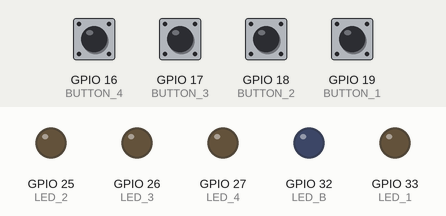
A sketch run on a simulated ESP32. Parts: output pins drawn as LEDs (lit = HIGH). The inputs (shaded band) are chosen by the test bench; at power-on: GPIO 16 (BUTTON_4), GPIO 17 (BUTTON_3), GPIO 18 (BUTTON_2), GPIO 19 (BUTTON_1) LOW. WiFi joins after 1.5 s; servers stay silent unless stated; uploads are accepted with an empty reply; random numbers use the default seed unless the sketch sets one; what the sketch prints to the serial monitor is not drawn.

Above: at 2.7 s.
2.8 s: GPIO 16 (BUTTON_4) pulled HIGH for 0.15 s
At 4.0 s:
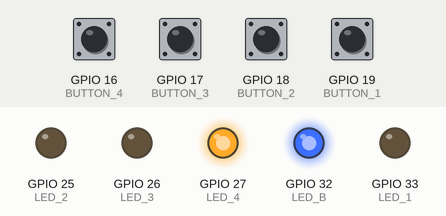
At 5.7 s:
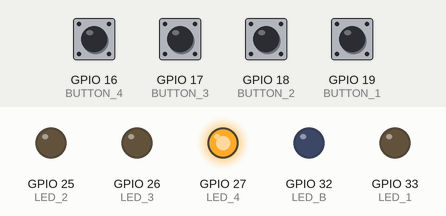
Timing chart, 0 to 9.5 s (numbered marks = the images above; inputs shaded):
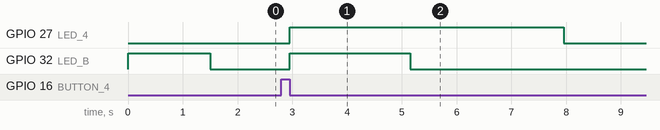

Measured:
- after the input at 2.8 s, GPIO 27 (LED_4): LOW → HIGH after 0.15 s, → LOW 5.0 s later; GPIO 32 (LED_B): LOW → HIGH after 0.15 s, → LOW 2.2 s later

The sketch:

public2.ino
```cpp
#define BUTTON_4  16
#define BUTTON_3  17
#define BUTTON_2  18
#define BUTTON_1  19
#define LED_B     32
#define LED_4     27
#define LED_3     26
#define LED_2     25
#define LED_1     33

#include <WiFi.h>
#include <HTTPClient.h>
#include <ArduinoJson.h>
#include <time.h>
#include <WebServer.h>

enum SystemState
{
  STATE_IDLE,
  STATE_LED_ON,
  STATE_COOLDOWN
};

SystemState currentState = STATE_IDLE;

const int ledPins[] = {LED_1, LED_2, LED_3, LED_4};

//WIFI
const char* ssid = "";
const char* password = "";

//http配置
HTTPClient http;
// RCS API地址
String serverUrl = "http://192.168.2.101:50060/Task/CreateTask";
// 监听端口239
WebServer server(239);

//json
StaticJsonDocument<200> doc;
String globalJsonString;
JsonArray variables;

//中断标识
volatile bool interruptEnabled = true;
volatile unsigned long interruptTime = 0; //上次记录的中断时间
volatile int activeLed = -1; // -1:无LED亮, 3:LED3亮, 4:LED4亮
const unsigned long DEBOUNCE_DELAY = 50; // 防抖延时50ms
const unsigned long cooldownPeriod = 5000;  // 5秒冷却时间

// 中断服务函数
void IRAM_ATTR button1ISR()
{
  // 如果中断被禁用（LED正在亮），直接返回
  if (!interruptEnabled)
  {
    return;
  }
  // 禁用中断，防止重复触发
  interruptEnabled = false;
  activeLed = 1;
  // 记录LED开始点亮的时间
  interruptTime = millis();
}
void IRAM_ATTR button2ISR()
{
  // 如果中断被禁用（LED正在亮），直接返回
  if (!interruptEnabled)
  {
    return;
  }
  // 禁用中断，防止重复触发
  interruptEnabled = false;
  activeLed = 2;
  // 记录LED开始点亮的时间
  interruptTime = millis();
}
void IRAM_ATTR button3ISR()
{
  // 如果中断被禁用（LED正在亮），直接返回
  if (!interruptEnabled)
  {
    return;
  }
  // 禁用中断，防止重复触发
  interruptEnabled = false;
  activeLed = 3;
  // 记录LED开始点亮的时间
  interruptTime = millis();
}
void IRAM_ATTR button4ISR()
{
  // 如果中断被禁用（LED正在亮），直接返回
  if (!interruptEnabled)
  {
    return;
  }
  // 禁用中断，防止重复触发
  interruptEnabled = false;
  activeLed = 4;
  // 记录LED开始点亮的时间
  interruptTime = millis();
}

void setup()
{
  //串口波特率
  Serial.begin(115200);

  //配置led和button引脚
  pinMode(LED_B, OUTPUT);
  pinMode(LED_1, OUTPUT);
  pinMode(LED_2, OUTPUT);
  pinMode(LED_3, OUTPUT);
  pinMode(LED_4, OUTPUT);
  pinMode(BUTTON_1, INPUT_PULLDOWN);
  pinMode(BUTTON_2, INPUT_PULLDOWN);
  pinMode(BUTTON_3, INPUT_PULLDOWN);
  pinMode(BUTTON_4, INPUT_PULLDOWN);

  //配置中断引脚
  attachInterrupt(digitalPinToInterrupt(BUTTON_1), button1ISR, FALLING);
  attachInterrupt(digitalPinToInterrupt(BUTTON_2), button2ISR, FALLING);
  attachInterrupt(digitalPinToInterrupt(BUTTON_3), button3ISR, FALLING);
  attachInterrupt(digitalPinToInterrupt(BUTTON_4), button4ISR, FALLING);

  // 设置超时（重要！）
  http.setConnectTimeout(10000);  // 10秒连接超时
  http.setTimeout(10000);         // 10秒响应超时


  // 连接 WiFi
  WiFi.begin(ssid, password);
  while (WiFi.status() != WL_CONNECTED) {
    digitalWrite(LED_B, HIGH);
    delay(500);
    digitalWrite(LED_B, LOW);
    //Serial.print(".");
    }
  Serial.print("IP :");
  Serial.println(WiFi.localIP());
  digitalWrite(LED_B, LOW);

  server.begin();
  Serial.println("HTTP server start");

}

void loop()
{
  switch (currentState)
  {
    case STATE_IDLE:
    if (activeLed != -1)
    {
      digitalWrite(ledPins[activeLed - 1], HIGH);
      sendPostRequest();
      currentState = STATE_LED_ON;
      activeLed = -1;
    }
    break;

    case STATE_LED_ON:
    if(millis() - interruptTime >= cooldownPeriod)
    {
      digitalWrite(LED_1, LOW);
      digitalWrite(LED_2, LOW);
      digitalWrite(LED_3, LOW);
      digitalWrite(LED_4, LOW);
      interruptEnabled = true;
      currentState = STATE_IDLE;
    }
    break;
  }
  // 短暂延时，减少CPU占用
  delay(50);
}


String hardwareRandom()
{
  // 获取当前时间（秒数）
  //time_t now;
  //time(&now);
  //randomSeed(now);
  //return String(random(1000000));
  return String(esp_random() % 1000000);
}

//改为工厂
void buildJsonRequest()
{
  // 创建DynamicJsonDocument对象（根据JSON大小调整容量）
  //const size_t capacity = JSON_OBJECT_SIZE(7) + JSON_ARRAY_SIZE(1) + 200;
  //DynamicJsonDocument doc(capacity);
  // 添加键值对到JSON对象
  //doc.clear();
  doc["SysToken"] = "192168239";  // 使用全局token变量
  doc["ReceiveTaskID"] = hardwareRandom();
  doc["MapCode"] = "2";
  doc["TaskCode"] = "ESP32MOVE";
  doc["AgvGroupCode"] = "";
  doc["AGVCode"] = "3";
  doc["IsGoParking"] = "";
  // Variables数组
  variables = doc.createNestedArray("Variables");
  // 向数组中添加对象
  //JsonObject var1 = variables.createNestedObject();
  //var1["Code"] = "StartPoint";
  //var1["Value"] = "PNT_30";

  // 序列化JSON到全局字符串变量
  serializeJson(doc, globalJsonString);
}

void sendPostRequest()
{
  // 检查WiFi连接状态，必要时重新连接
  if (WiFi.status() != WL_CONNECTED)
  {
    Serial.println("WiFi连接断开,尝试重新连接...");
    WiFi.disconnect();
    WiFi.reconnect();
    delay(1000); // 等待1秒
    if (WiFi.status() != WL_CONNECTED) {
      Serial.println("WiFi重新连接失败,无法发送请求");
      return;
    }
  }

  digitalWrite(LED_B, HIGH);
  // 开始HTTP连接
  Serial.print("连接到服务器: ");
  Serial.println(serverUrl);
  if (!http.begin(serverUrl)) {
    Serial.println("无法开始HTTP连接");
    http.end();
    return;}
  // 禁止连接重用
  //http.setReuse(false);

  // 设置HTTP头,创建request
  http.addHeader("Content-Type", "application/json");
  http.addHeader("User-Agent", "ESP32-HTTPClient");
  buildJsonRequest();

  // 发送POST请求并获取响应代码
  int httpResponseCode = http.POST(globalJsonString);
  Serial.print("已发送请求");

  delay(2000);
  // 检查响应
  if (httpResponseCode > 0) {
    Serial.print("HTTP响应代码: ");
    Serial.println(httpResponseCode);
    // 获取响应内容
    String response = http.getString();
    Serial.println("服务器响应: ");
    Serial.println(response);}
  else {
    Serial.print("错误代码: ");
    Serial.println(httpResponseCode);
    Serial.println("请求失败");}

  // 结束连接
  http.end();
  digitalWrite(LED_B, LOW);
}
```
